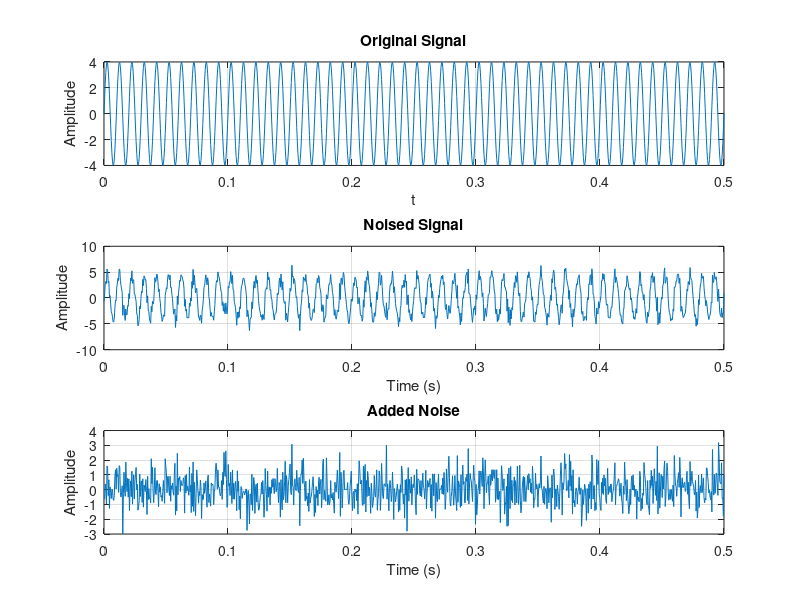

Write the MATLAB code that produced this figure. (Note: this script raises an error after producing the figure.)
clear, close all
f = 100;
fs = 1024;
t = linspace(0, 0.5, fs);

x = 4 * sin(2 * pi * f * t);

noise = randn(1, fs);
x_noised = x + noise;

figure;
subplot(3, 1, 1);
plot(t, x);
title('Original Signal');
xlabel('t');
ylabel('Amplitude');
grid on;

subplot(3, 1, 2);
plot(t, x_noised);
title('Noised Signal');
xlabel('Time (s)');
ylabel('Amplitude');
grid on;

subplot(3, 1, 3);
plot(t, noise);
title('Added Noise');
xlabel('Time (s)');
ylabel('Amplitude');
grid on;

sgtitle('Signals');
